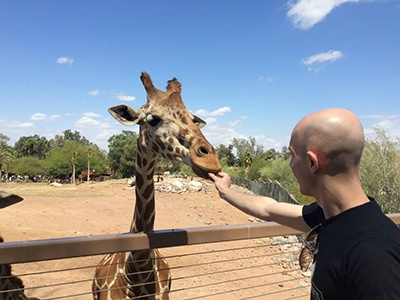
#> input picture lessons/newimage.jpg, 400 x 300 px
$ python otsu_thresholding.py --image newimage.jpg
#> lines starting #> are read from the running program, lines starting #| are printed output that depends on the picture; after the words box and inside, x2 and y2 are one past the last pixel; in counts of white or black regions, pixels touching at a corner belong together
import argparse
import cv2

ap = argparse.ArgumentParser()
ap.add_argument("-i", "--image", required=True, help="Path to the image")
args = vars(ap.parse_args())

# load the image, convert it to grayscale, and blur it slightly
image = cv2.imread(args["image"])
#> image is the input picture: shape (300, 400, 3); mean B, G, R 150.4, 143.8, 139.7
gray = cv2.cvtColor(image, cv2.COLOR_BGR2GRAY)
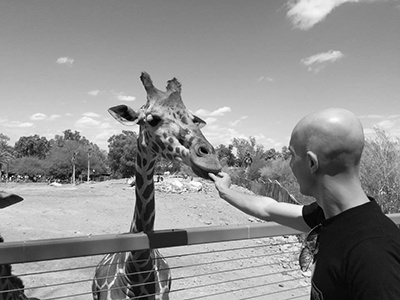
#> gray: shape (300, 400); min 0, max 254, mean 143.3
blurred = cv2.GaussianBlur(gray, (7, 7), 0)
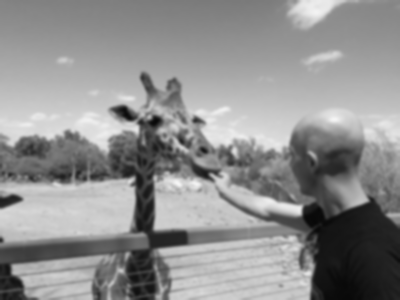
#> blurred: shape (300, 400); min 8, max 245, mean 143.3
cv2.imshow("Original", image)

# apply Otsu's automatic thresholding -- Otsu's method automatically
# determines the best threshold value 'T' for us.
(T, threshInv) = cv2.threshold(blurred, 0, 255, cv2.THRESH_BINARY_INV | cv2.THRESH_OTSU)
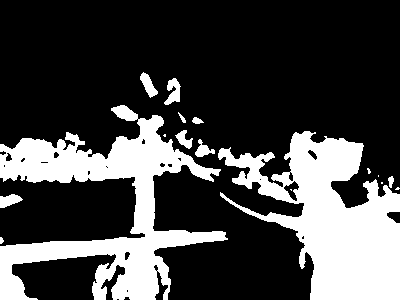
#> threshInv: shape (300, 400); 27% white; 17 white regions (6 under 20 px), largest, box (x1, y1, x2, y2) and area: (0, 105, 228, 300) 15673, (218, 131, 400, 300) 15527, (164, 78, 181, 105) 261
#> T = 119
cv2.imshow("Threshold", threshInv)
print(f"Otsu's thresholding value: {T}")
#| Otsu's thresholding value: 119.0

# finally, we can visualize only the masked regions in the image
cv2.imshow("Output", cv2.bitwise_and(image, image, mask=threshInv))
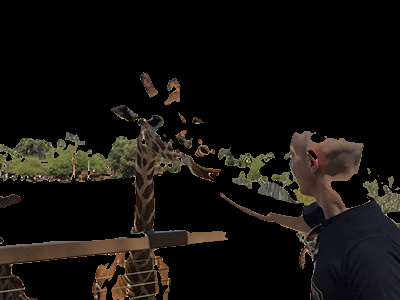
#> window 'Output': shape (300, 400, 3); mean B, G, R 13.3, 16.8, 19.8
cv2.waitKey(0)
